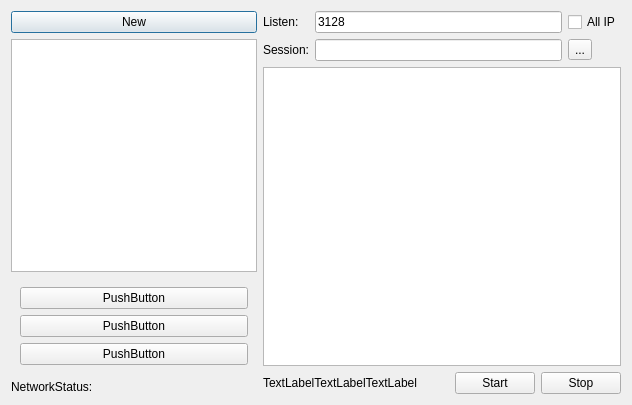
<?xml version="1.0" encoding="UTF-8"?>
<ui version="4.0">
 <class>SSHProxy</class>
 <widget class="QDialog" name="SSHProxy">
  <property name="geometry">
   <rect>
    <x>0</x>
    <y>0</y>
    <width>632</width>
    <height>405</height>
   </rect>
  </property>
  <property name="windowTitle">
   <string>SSH Proxy For HTTP(S)</string>
  </property>
  <layout class="QHBoxLayout" name="horizontalLayout_2">
   <item>
    <layout class="QVBoxLayout" name="verticalLayout_2">
     <item>
      <widget class="QPushButton" name="pushButton_7">
       <property name="text">
        <string>New</string>
       </property>
      </widget>
     </item>
     <item>
      <widget class="QListWidget" name="listWidget">
       <property name="sizePolicy">
        <sizepolicy hsizetype="Preferred" vsizetype="Expanding">
         <horstretch>0</horstretch>
         <verstretch>0</verstretch>
        </sizepolicy>
       </property>
      </widget>
     </item>
     <item>
      <widget class="QWidget" name="widget" native="true">
       <layout class="QVBoxLayout" name="verticalLayout">
        <item>
         <widget class="QPushButton" name="pushButton_4">
          <property name="text">
           <string>PushButton</string>
          </property>
         </widget>
        </item>
        <item>
         <widget class="QPushButton" name="pushButton_5">
          <property name="text">
           <string>PushButton</string>
          </property>
         </widget>
        </item>
        <item>
         <widget class="QPushButton" name="pushButton_6">
          <property name="text">
           <string>PushButton</string>
          </property>
         </widget>
        </item>
       </layout>
      </widget>
     </item>
     <item>
      <widget class="QLabel" name="label_4">
       <property name="text">
        <string>NetworkStatus:</string>
       </property>
      </widget>
     </item>
    </layout>
   </item>
   <item>
    <layout class="QVBoxLayout" name="verticalLayout_3">
     <item>
      <layout class="QGridLayout" name="gridLayout">
       <item row="0" column="0">
        <widget class="QLabel" name="label">
         <property name="text">
          <string>Listen:</string>
         </property>
        </widget>
       </item>
       <item row="0" column="1">
        <widget class="QLineEdit" name="lineEdit">
         <property name="text">
          <string>3128</string>
         </property>
        </widget>
       </item>
       <item row="0" column="2">
        <widget class="QCheckBox" name="checkBox">
         <property name="text">
          <string>All IP</string>
         </property>
        </widget>
       </item>
       <item row="1" column="0">
        <widget class="QLabel" name="label_2">
         <property name="text">
          <string>Session:</string>
         </property>
        </widget>
       </item>
       <item row="1" column="1">
        <widget class="QLineEdit" name="lineEdit_2"/>
       </item>
       <item row="1" column="2">
        <widget class="QToolButton" name="toolButton">
         <property name="text">
          <string>...</string>
         </property>
        </widget>
       </item>
      </layout>
     </item>
     <item>
      <widget class="QTextEdit" name="textEdit"/>
     </item>
     <item>
      <layout class="QHBoxLayout" name="horizontalLayout">
       <item>
        <widget class="QLabel" name="label_3">
         <property name="text">
          <string>TextLabelTextLabelTextLabel</string>
         </property>
        </widget>
       </item>
       <item>
        <spacer name="horizontalSpacer">
         <property name="orientation">
          <enum>Qt::Horizontal</enum>
         </property>
         <property name="sizeHint" stdset="0">
          <size>
           <width>40</width>
           <height>20</height>
          </size>
         </property>
        </spacer>
       </item>
       <item>
        <widget class="QPushButton" name="pushButton_2">
         <property name="text">
          <string>Start</string>
         </property>
        </widget>
       </item>
       <item>
        <widget class="QPushButton" name="pushButton_3">
         <property name="text">
          <string>Stop</string>
         </property>
        </widget>
       </item>
      </layout>
     </item>
    </layout>
   </item>
  </layout>
 </widget>
 <resources/>
 <connections/>
</ui>
